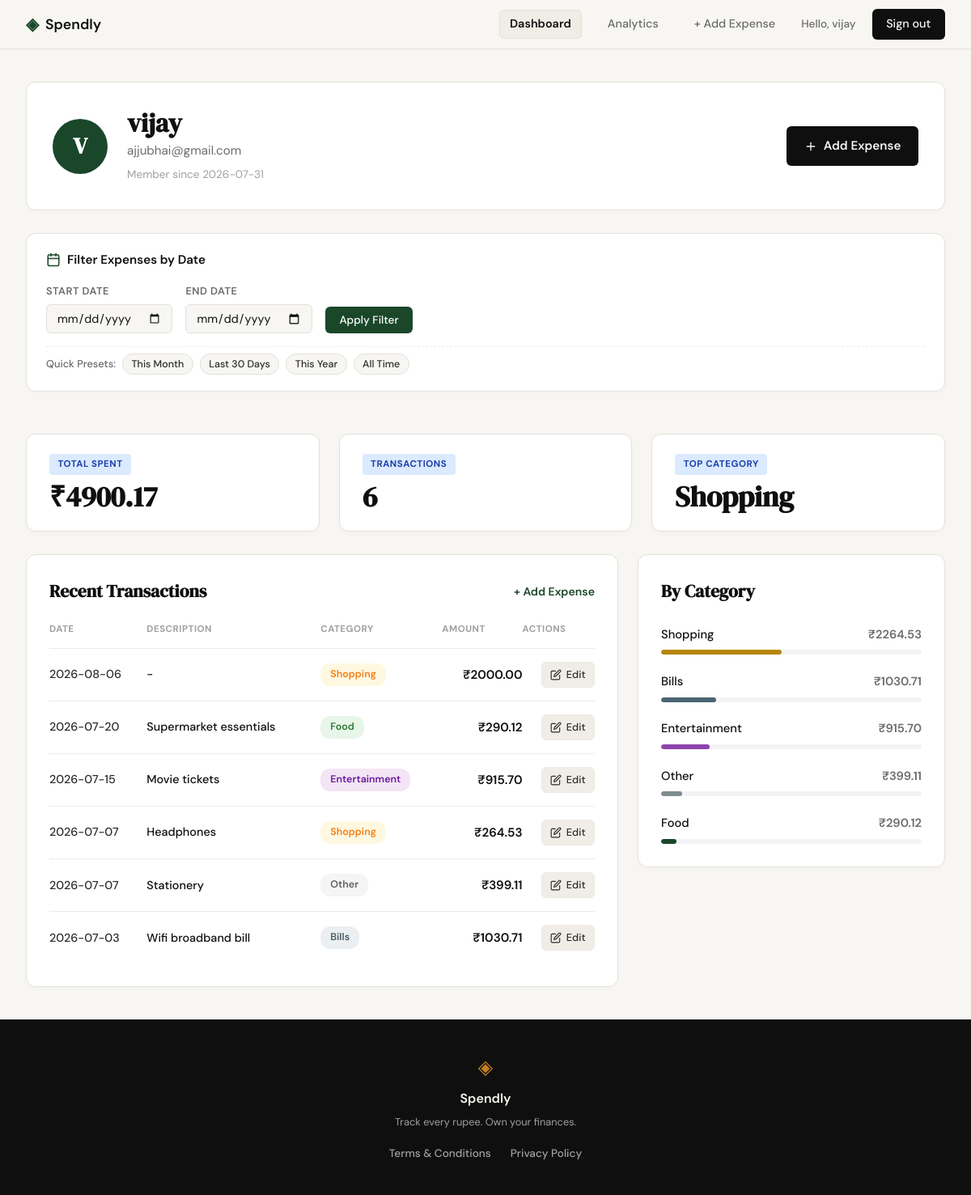
/profile (signed in), run on an earlier commit of the app's database.
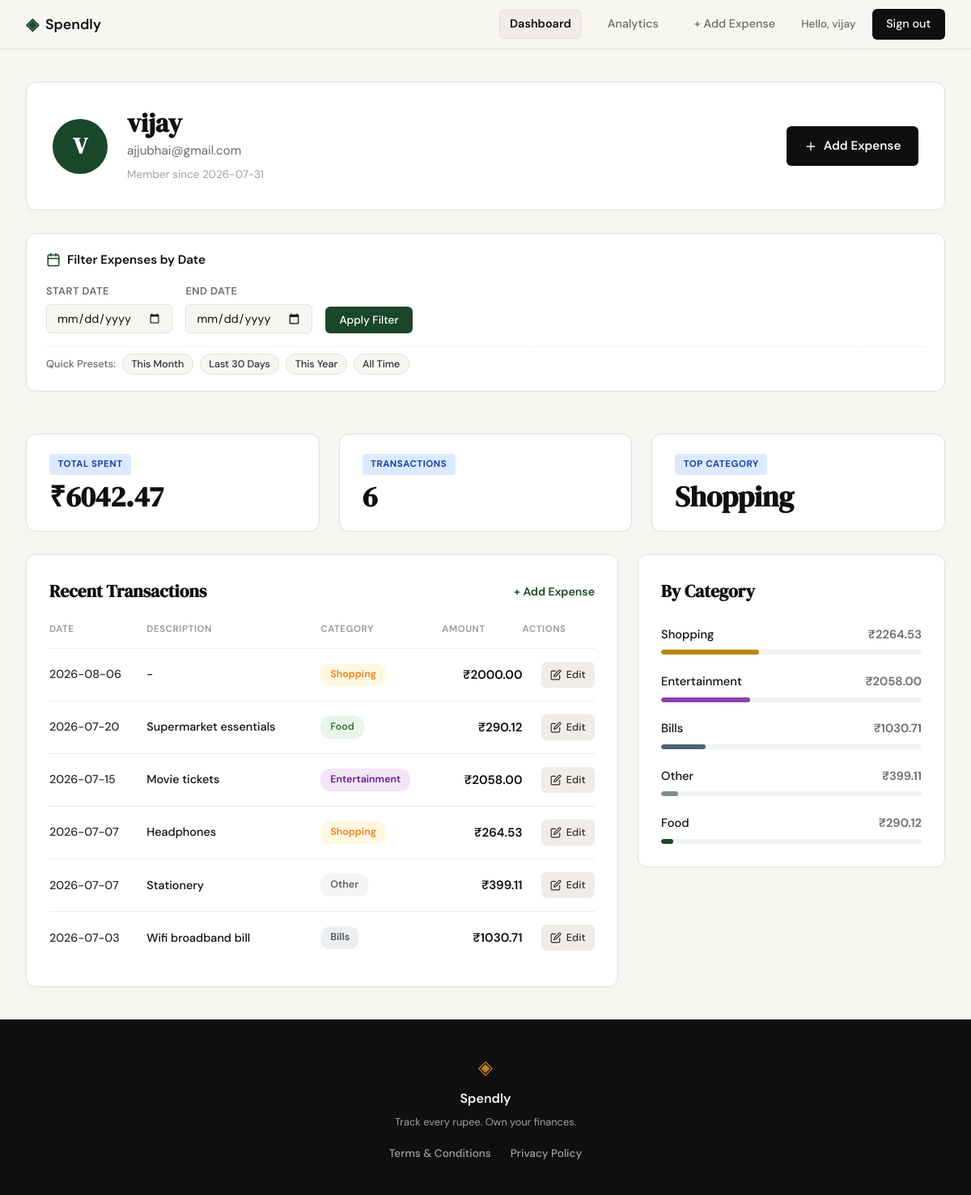
And on a later commit of the database.
### tables this page shows
CREATE TABLE users (
            id INTEGER PRIMARY KEY AUTOINCREMENT,
            name TEXT NOT NULL,
            email TEXT UNIQUE NOT NULL,
            password_hash TEXT NOT NULL,
            created_at TEXT DEFAULT (datetime('now'))
        );

CREATE TABLE expenses (
            id INTEGER PRIMARY KEY AUTOINCREMENT,
            user_id INTEGER NOT NULL,
            amount REAL NOT NULL,
            category TEXT NOT NULL,
            date TEXT NOT NULL,
            description TEXT,
            created_at TEXT DEFAULT (datetime('now')),
            FOREIGN KEY (user_id) REFERENCES users(id) ON DELETE CASCADE
        );

### app.py (the view)
@app.route("/profile")
def profile():
    user_id = session.get("user_id")
    if not user_id:
        flash("Please log in to access your profile.", "warning")
        return redirect(url_for("login"))
    user = get_user_by_id(user_id)
    if not user:
        session.clear()
        flash("User account not found. Please log in again.", "warning")
        return redirect(url_for("login"))
    raw_start = request.args.get("start_date", "").strip()
    raw_end = request.args.get("end_date", "").strip()
    start_date = raw_start if is_valid_date(raw_start) else None
    end_date = raw_end if is_valid_date(raw_end) else None
    if raw_start and not start_date:
        flash("Invalid start date format. Please use YYYY-MM-DD.", "warning")
    if raw_end and not end_date:
        flash("Invalid end date format. Please use YYYY-MM-DD.", "warning")
    if start_date and end_date and start_date > end_date:
        start_date, end_date = end_date, start_date
        flash("Start date was after end date. Range was automatically adjusted.", "info")
    limit = 50 if (start_date or end_date) else 10
    stats = get_user_profile_stats(user_id, start_date=start_date, end_date=end_date)
    category_expenses = get_user_category_expenses(user_id, start_date=start_date, end_date=end_date)
    recent_transactions = get_user_recent_transactions(user_id, limit=limit, start_date=start_date, end_date=end_date)
    return render_template(
        "profile.html",
        user=user,
        stats=stats,
        category_expenses=category_expenses,
        recent_transactions=recent_transactions,
        start_date=start_date or "",
        end_date=end_date or "",
    )

### app.py (called while the page is built)
def is_valid_date(date_str):
    if not date_str:
        return False
    try:
        datetime.strptime(date_str, "%Y-%m-%d")
        return True
    except ValueError:
        return False

### database/db.py (called while the page is built)
def get_db():
    conn = sqlite3.connect(DB_PATH)
    conn.row_factory = sqlite3.Row
    conn.execute("PRAGMA foreign_keys = ON;")
    return conn

def get_user_by_id(user_id):
    conn = get_db()
    cursor = conn.cursor()
    cursor.execute("SELECT id, name, email, created_at FROM users WHERE id = ?;", (user_id,))
    user = cursor.fetchone()
    conn.close()
    return user

def _build_user_date_where(user_id, start_date=None, end_date=None):
    query_where = ["user_id = ?"]
    params = [user_id]
    if start_date:
        query_where.append("date >= ?")
        params.append(start_date)
    if end_date:
        query_where.append("date <= ?")
        params.append(end_date)
    where_clause = " AND ".join(query_where)
    return where_clause, params

def get_user_category_expenses(user_id, start_date=None, end_date=None):
    conn = get_db()
    cursor = conn.cursor()
    where_clause, params = _build_user_date_where(user_id, start_date, end_date)
    cursor.execute(
        f"""
        SELECT
            category,
            COUNT(*) as item_count,
            COALESCE(SUM(amount), 0.0) as category_total
        FROM expenses
        WHERE {where_clause}
        GROUP BY category
        ORDER BY category_total DESC;
        """,
        params,
    )
    categories = cursor.fetchall()
    conn.close()
    return categories

def get_user_recent_transactions(user_id, limit=10, start_date=None, end_date=None):
    conn = get_db()
    cursor = conn.cursor()
    where_clause, params = _build_user_date_where(user_id, start_date, end_date)
    params_with_limit = params + [limit]
    cursor.execute(
        f"""
        SELECT id, amount, category, date, description
        FROM expenses
        WHERE {where_clause}
        ORDER BY date DESC, id DESC
        LIMIT ?;
        """,
        params_with_limit,
    )
    transactions = cursor.fetchall()
    conn.close()
    return transactions

### templates/profile.html (shortened to what this page needs)
{% extends "base.html" %}
{% block content %}
<section class="profile-dashboard-section">
    <div class="profile-dashboard-container">
        <div class="user-profile-header-card">
            <div class="user-profile-info-group">
                <div class="user-avatar-circle">
                    <span>{{ user['name'][0].upper() if user['name'] else 'U' }}</span>
                </div>
                <div class="user-identity-details">
                    <h1 class="user-display-name">{{ user['name'] }}</h1>
                    <p class="user-display-email">{{ user['email'] }}</p>
                    <p class="user-member-since">Member since {{ user['created_at'].split(' ')[0] if user['created_at'] else 'Recently' }}</p>
                </div>
            </div>
            <div class="user-profile-actions">
                <a href="{{ url_for('add_expense') }}" class="btn btn-primary add-expense-cta-btn">
                    <svg width="16" height="16" viewBox="0 0 24 24" fill="none" stroke="currentColor" stroke-width="2" stroke-linecap="round" stroke-linejoin="round">
                        <line x1="12" y1="5" x2="12" y2="19"></line>
                        <line x1="5" y1="12" x2="19" y2="12"></line>
                    </svg>
                    Add Expense
                </a>
            </div>
        </div>
        <div class="dashboard-card date-filter-card">
            <form method="GET" action="{{ url_for('profile') }}" class="date-filter-form" id="dateFilterForm">
                <div class="filter-form-header">
                    <span class="filter-title">
                        Filter Expenses by Date
                    </span>
                </div>
                <div class="filter-inputs-row">
                    <div class="filter-group">
                        <label for="start_date">Start Date</label>
                        <input type="date" id="start_date" name="start_date" value="{{ start_date }}" class="date-input">
                    </div>
                    <div class="filter-group">
                        <label for="end_date">End Date</label>
                        <input type="date" id="end_date" name="end_date" value="{{ end_date }}" class="date-input">
                    </div>
                    <div class="filter-actions">
                        <button type="submit" class="btn btn-primary filter-submit-btn">Apply Filter</button>
                    </div>
                </div>
                <div class="preset-chips-row">
                    <span class="preset-label">Quick Presets:</span>
                    <button type="button" class="preset-chip" data-preset="this_month">This Month</button>
                    <button type="button" class="preset-chip" data-preset="last_30">Last 30 Days</button>
                    <button type="button" class="preset-chip" data-preset="this_year">This Year</button>
                    <button type="button" class="preset-chip" data-preset="all_time">All Time</button>
                </div>
            </form>
        </div>
        <div class="metrics-row-grid">
            <div class="metric-card">
                <span class="metric-badge">TOTAL SPENT</span>
                <div class="metric-value">₹{{ "%.2f"|format(stats['total_spent']) }}</div>
            </div>
            <div class="metric-card">
                <span class="metric-badge">TRANSACTIONS</span>
                <div class="metric-value">{{ stats['total_count'] }}</div>
            </div>
            <div class="metric-card">
                <span class="metric-badge">TOP CATEGORY</span>
                <div class="metric-value">{{ stats['top_category'] }}</div>
            </div>
        </div>
        <div class="dashboard-columns-grid">
            <div class="dashboard-card transactions-card">
                <div class="card-header-row">
                    <h2 class="card-section-title">Recent Transactions</h2>
                    <a href="{{ url_for('add_expense') }}" class="card-header-action">+ Add Expense</a>
                </div>
                {% if recent_transactions %}
                <div class="table-responsive">
                    <table class="transactions-table">
                        <thead>
                            <tr>
                                <th>DATE</th>
                                <th>DESCRIPTION</th>
                                <th>CATEGORY</th>
                                <th class="text-right">AMOUNT</th>
                                <th class="text-right">ACTIONS</th>
                            </tr>
                        </thead>
                        <tbody>
                            {% for tx in recent_transactions %}
                            <tr>
                                <td class="tx-date">{{ tx['date'] }}</td>
                                <td class="tx-desc">{{ tx['description'] or '-' }}</td>
                                <td class="tx-category">
                                    <span class="category-pill category-{{ tx['category']|lower|replace(' ', '-') }}">
                                        {{ tx['category'] }}
                                    </span>
                                </td>
                                <td class="tx-amount text-right">₹{{ "%.2f"|format(tx['amount']) }}</td>
                                <td class="tx-actions text-right">
                                    <a href="{{ url_for('edit_expense', id=tx['id']) }}" class="tx-action-link edit-link" title="Edit Expense" aria-label="Edit expense">
                                        <svg width="14" height="14" viewBox="0 0 24 24" fill="none" stroke="currentColor" stroke-width="2" stroke-linecap="round" stroke-linejoin="round">
                                            <path d="M11 4H4a2 2 0 0 0-2 2v14a2 2 0 0 0 2 2h14a2 2 0 0 0 2-2v-7"></path>
                                            <path d="M18.5 2.5a2.121 2.121 0 0 1 3 3L12 15l-4 1 1-4 9.5-9.5z"></path>
                                        </svg>
                                        <span>Edit</span>
                                    </a>
                                </td>
                            </tr>
                            {% endfor %}
                        </tbody>
                    </table>
                </div>
                {% else %}
                <p class="empty-state-text">No transactions found. <a href="{{ url_for('add_expense') }}" class="empty-state-link">+ Add Expense</a> to start tracking!</p>
                {% endif %}
            </div>
            <div class="dashboard-card categories-card">
                <h2 class="card-section-title">By Category</h2>
                {% if category_expenses %}
                <div class="by-category-list">
                    {% for cat in category_expenses %}
                    {% set pct = (cat['category_total'] / stats['total_spent'] * 100) if stats['total_spent'] > 0 else 0 %}
                    <div class="by-category-item">
                        <div class="by-category-header">
                            <span class="by-category-name">{{ cat['category'] }}</span>
                            <span class="by-category-total">₹{{ "%.2f"|format(cat['category_total']) }}</span>
                        </div>
                        <div class="category-bar-track">
                            <div class="category-bar-fill fill-{{ cat['category']|lower|replace(' ', '-') }}" style="width: {{ '%.1f'|format(pct) }}%;"></div>
                        </div>
                    </div>
                    {% endfor %}
                </div>
                {% else %}
                <p class="empty-state-text">No category spending data yet.</p>
                {% endif %}
            </div>
        </div>
    </div>
</section>
{% endblock %}

### templates/base.html (shortened to what this page needs)
<!DOCTYPE html>
<html lang="en">
<head>
    <link rel="stylesheet" href="{{ url_for('static', filename='css/style.css') }}">
</head>
<body>
    <nav class="navbar">
        <div class="nav-inner">
            <a href="{{ url_for('landing') }}" class="nav-brand">
                <span class="brand-icon">◈</span>
                <span class="brand-name">Spendly</span>
            </a>
            <div class="nav-links">
                {% if session.get('user_id') %}
                    <a href="{{ url_for('profile') }}" class="nav-link {% if request.endpoint == 'profile' %}active{% endif %}">Dashboard</a>
                    <a href="{{ url_for('analytics') }}" class="nav-link {% if request.endpoint == 'analytics' %}active{% endif %}">Analytics</a>
                    <a href="{{ url_for('add_expense') }}" class="nav-link {% if request.endpoint == 'add_expense' %}active{% endif %}">+ Add Expense</a>
                    <span class="nav-user">Hello, {{ session.get('user_name') }}</span>
                    <a href="{{ url_for('logout') }}" class="nav-cta">Sign out</a>
                {% else %}
                    <a href="{{ url_for('login') }}">Sign in</a>
                    <a href="{{ url_for('register') }}" class="nav-cta">Get started</a>
                {% endif %}
            </div>
        </div>
    </nav>
    <main class="main-content">
        {% block content %}{% endblock %}
    </main>
    <footer class="footer">
        <div class="footer-inner">
            <span class="brand-icon">◈</span>
            <span class="footer-name">Spendly</span>
            <p class="footer-copy">Track every rupee. Own your finances.</p>
            <nav aria-label="Footer Navigation" class="footer-nav">
                <ul class="footer-links">
                    <li><a href="/terms">Terms &amp; Conditions</a></li>
                    <li><a href="/privacy">Privacy Policy</a></li>
                </ul>
            </nav>
        </div>
    </footer>
</body>
</html>

What changed in the data, as far as the page shows it:
computed for expenses "Food": {{ '%.1f'|format(pct) }} 5.9 → 4.8 (drawn)
changed expenses "Entertainment": amount "915.70" → "2058.00"; category_total "915.70" → "2058.00"; {{ '%.1f'|format(pct) }} 18.7 → 34.1 (drawn); moves up the list
computed for expenses "Other": {{ '%.1f'|format(pct) }} 8.1 → 6.6 (drawn)
computed for expenses "Bills": {{ '%.1f'|format(pct) }} 21.0 → 17.1 (drawn)
Also different on the page:
{{ "%.2f"|format(stats['total_spent']) }}: "4900.17" → "6042.47"
{{ '%.1f'|format(pct) }}: 46.2 → 37.5 (drawn)
